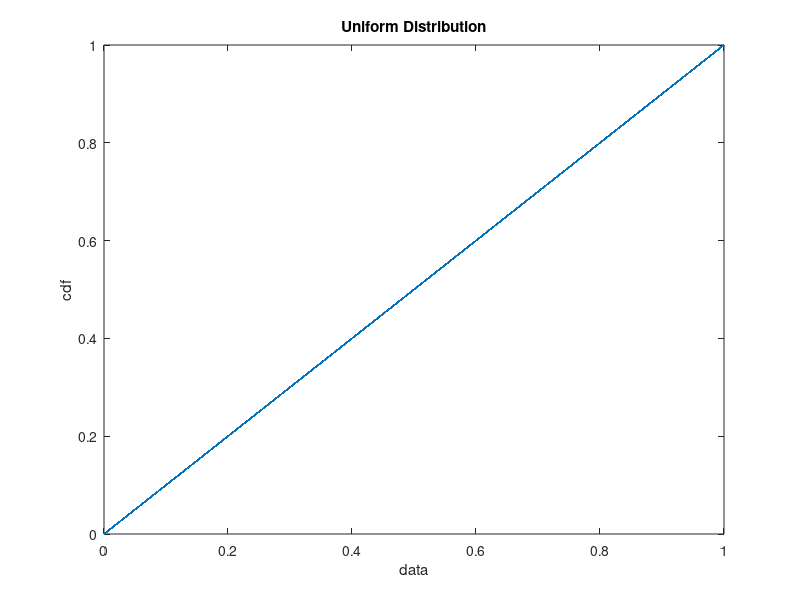
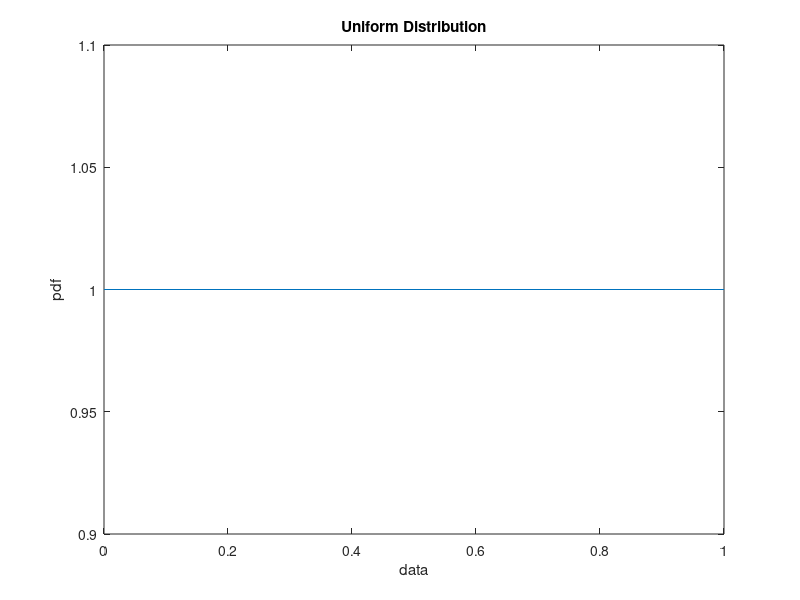

Here is the MATLAB script that generated these plots, in order:
% [+] AmirHossein Aliyan
% [+] 991771231


% clear output and previous vars
clc
clear all

% define N and X
N = 100000;
X = rand(1, N);

pd = makedist('Uniform');

cdf_var = cdf(pd, X);
pdf_var = pdf(pd, X);

% draw cdf and pdf
figure; plot(X, cdf_var); xlabel('data'); ylabel('cdf'); title('Uniform Distribution');
figure; plot(X, pdf_var); xlabel('data'); ylabel('pdf'); title('Uniform Distribution');

% histogram
%figure;hist(X);

% avg, var and corr
average = mean(X);
variance = var(X);
correlation = variance + (average).^2;

disp(['average  : ' num2str(average)]);
disp(['variance : ' num2str(variance)]);
disp(['correlation : ' num2str(correlation)]);
